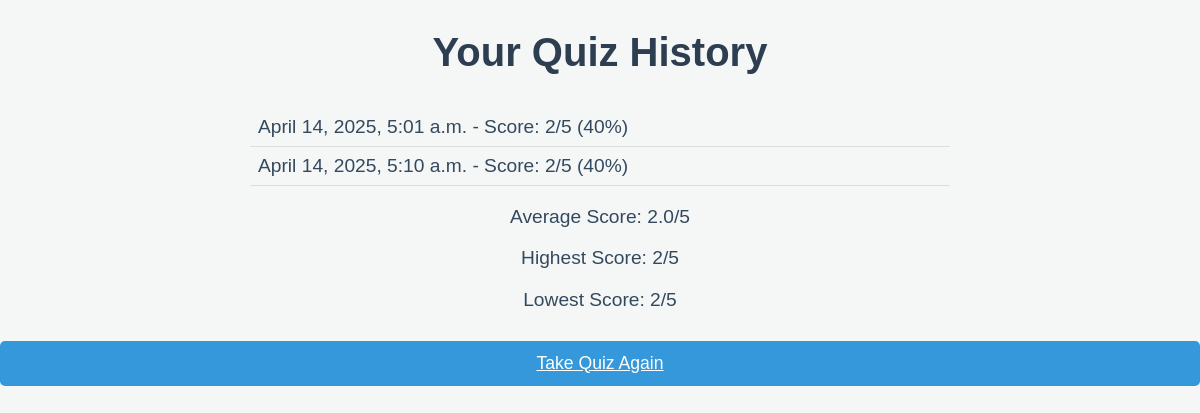
The page /history/ (signed in) on the database as committed earlier.
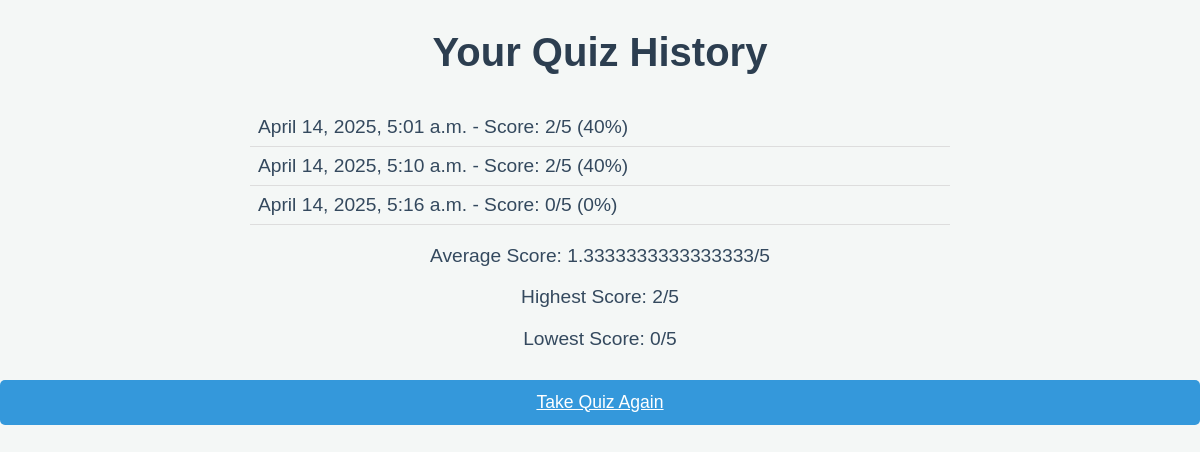
The same page on the database as committed later.
### quizapp/models.py (models this page shows)
class QuizResult(models.Model):
    user = models.ForeignKey(User, on_delete=models.CASCADE)
    score = models.IntegerField()
    percentage = models.IntegerField()
    date_taken = models.DateTimeField(auto_now_add=True)

### quizapp/views.py (the view)
# urls.py: path('history/', views.history, name='history'),
@login_required
def history(request):
    results = QuizResult.objects.filter(user=request.user)
    avg = results.aggregate(models.Avg('score'))['score__avg'] or 0
    high = results.aggregate(models.Max('score'))['score__max'] or 0
    low = results.aggregate(models.Min('score'))['score__min'] or 0
    return render(request, 'quizapp/history.html', {
        'results': results,
        'avg': avg,
        'high': high,
        'low': low,
    })

### quizapp/templates/quizapp/history.html (shortened to what this page needs)
<h2>Your Quiz History</h2>
<ul>
  {% for r in results %}
  <li>{{ r.date_taken }} - Score: {{ r.score }}/5 ({{ r.percentage }}%)</li>
  {% endfor %}
</ul>
<p>Average Score: {{ avg }}/5</p>
<p>Highest Score: {{ high }}/5</p>
<p>Lowest Score: {{ low }}/5</p>
<a href="{% url 'quiz' %}" class="take-quiz-btn">Take Quiz Again</a>

### quizapp/templates/quizapp/history.html (style rules this page uses)
h2 { text-align: center; font-size: 2.5em; color: #2c3e50; margin-top: 30px; }
ul { max-width: 700px; margin: 20px auto; padding: 0; list-style-type: none; }
ul li { font-size: 1.2em; color: #34495e; padding: 8px; border-bottom: 1px solid #ddd; }
p { font-size: 1.2em; color: #34495e; text-align: center; }
.take-quiz-btn { display: block; width: 100%; margin-top: 30px; padding: 12px 0; background-color: #3498db; color: white; border: none; border-radius: 5px; font-size: 1.1em; text-align: center; cursor: pointer; transition: background-color 0.3s; }

Rows that differ between the two databases and show on the page:
added QuizResult: date_taken "April 14, 2025, 5:16 a.m.", score "0", percentage "0"
Other text that changed with them:
{{ avg }}: "2.0" → "1.3333333333333333"
{{ low }}: "2" → "0"
